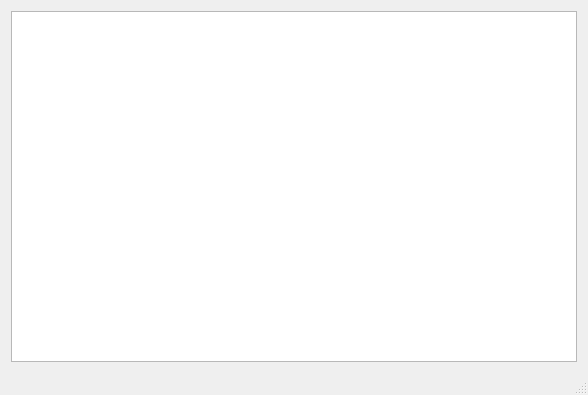
<?xml version="1.0" encoding="UTF-8"?>
<ui version="4.0">
 <class>TableFieldsWindow</class>
 <widget class="QMainWindow" name="TableFieldsWindow">
  <property name="geometry">
   <rect>
    <x>0</x>
    <y>0</y>
    <width>588</width>
    <height>395</height>
   </rect>
  </property>
  <property name="windowTitle">
   <string>Tool 1CD</string>
  </property>
  <widget class="QWidget" name="centralWidget">
   <property name="sizePolicy">
    <sizepolicy hsizetype="Expanding" vsizetype="Expanding">
     <horstretch>0</horstretch>
     <verstretch>0</verstretch>
    </sizepolicy>
   </property>
   <layout class="QVBoxLayout" name="verticalLayout">
    <item>
     <widget class="QTableView" name="fieldsView">
      <property name="font">
       <font>
        <pointsize>9</pointsize>
       </font>
      </property>
     </widget>
    </item>
   </layout>
  </widget>
  <widget class="QMenuBar" name="menuBar">
   <property name="geometry">
    <rect>
     <x>0</x>
     <y>0</y>
     <width>588</width>
     <height>22</height>
    </rect>
   </property>
  </widget>
  <widget class="QStatusBar" name="statusBar"/>
  <action name="openDatabaseFileAction">
   <property name="text">
    <string>Открыть базу</string>
   </property>
   <property name="shortcut">
    <string>Ctrl+O</string>
   </property>
  </action>
  <action name="aboutAction">
   <property name="text">
    <string>О программе</string>
   </property>
  </action>
  <action name="showCommandLineHelpAction">
   <property name="text">
    <string>Ключи командной строки</string>
   </property>
  </action>
  <action name="exitAction">
   <property name="text">
    <string>Выход</string>
   </property>
   <property name="shortcut">
    <string>F10</string>
   </property>
  </action>
  <action name="saveDatabaseConfigAction">
   <property name="text">
    <string>Сохранить конфигурацию базы данных</string>
   </property>
  </action>
  <action name="saveMainConfigAction">
   <property name="text">
    <string>Сохранить основную конфигурацию</string>
   </property>
  </action>
  <action name="exportXmlAction">
   <property name="text">
    <string>Экспорт таблицы в XML</string>
   </property>
  </action>
  <action name="blobViewParamsAction">
   <property name="text">
    <string>Параметры просмотра BLOB-полей</string>
   </property>
  </action>
  <action name="monopolySwitch">
   <property name="text">
    <string>Открывать базу не монопольно</string>
   </property>
  </action>
  <action name="easyModeSwitch">
   <property name="text">
    <string>Упрощённый режим редактирования</string>
   </property>
  </action>
  <action name="BinaryAsGuidSwitch">
   <property name="text">
    <string>Отображать Binary(16) как GUID</string>
   </property>
  </action>
  <action name="showOffsetSwitch">
   <property name="text">
    <string>Отображать смещения в файле записей таблицы</string>
   </property>
  </action>
  <action name="saveBlobSwitch">
   <property name="text">
    <string>При экспорте в XML сохранять BLOB в отдельные файлы</string>
   </property>
  </action>
  <action name="associateFilesAction">
   <property name="text">
    <string>Ассоциировать файлы 1CD с Tool1CD</string>
   </property>
  </action>
 </widget>
 <layoutdefault spacing="6" margin="11"/>
 <resources/>
 <connections/>
</ui>
